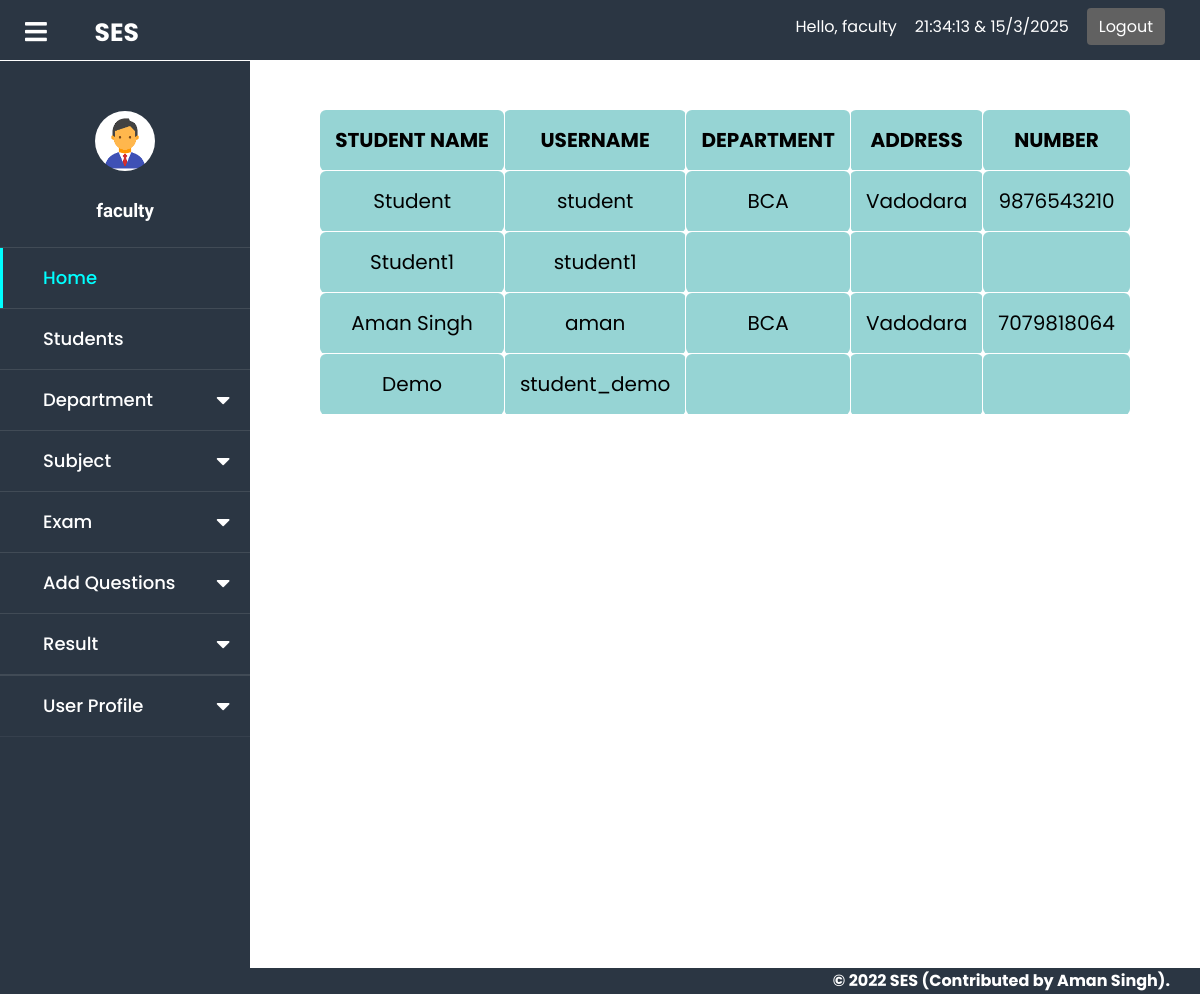
Page /faculty/viewstudent/ (signed in) on the earlier database version.
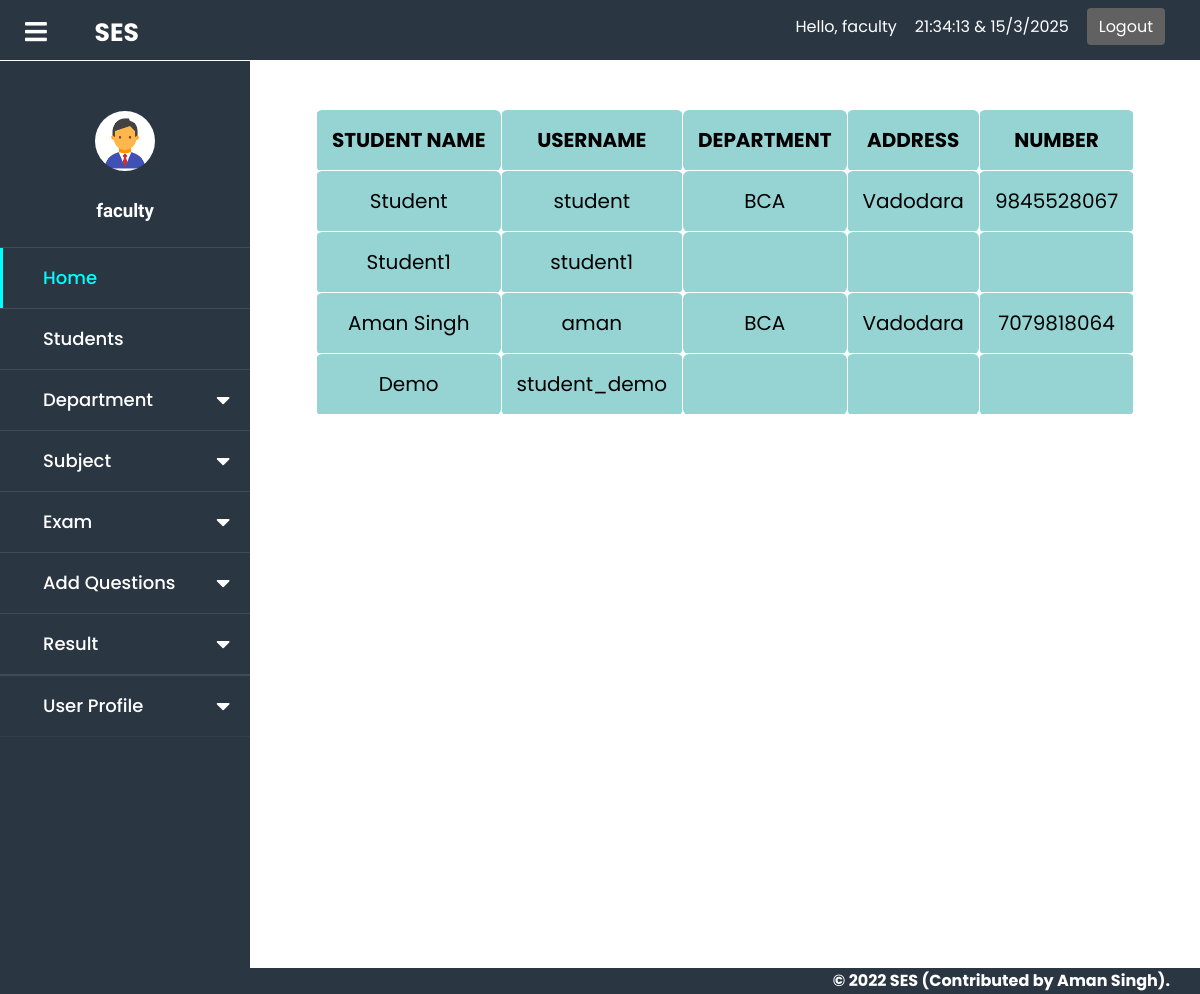
Same page on the later database version.
### student/models.py (models this page shows, shortened)
class StudentInfo(models.Model):
    user = models.OneToOneField(User, on_delete=models.CASCADE)
    name = models.CharField(max_length=50, blank=True)
    address = models.CharField(max_length=50, blank=True)
    number = models.CharField(max_length=12, blank=True)
    department = models.CharField(max_length=12, blank=True)
    class Meta:
        verbose_name_plural = 'Student Info'

### faculty/views.py (the view)
# urls.py: path('viewstudent/', views.ViewStud, name='viewstudent'),
@login_required(login_url='login')
def ViewStud(request):
    if request.method == 'GET':
        stud = StudentInfo.objects.all()
        context = {
            'username': request.user,
            "stud": stud,
        }
        return render(request, 'faculty/viewstudent.html', context)

### templates/faculty/viewstudent.html (shortened to what this page needs)
{% extends 'faculty/base.html' %}
{% load static %}
{% block body%}
<div class="viewexam">
    <center>
    <table>
        <tr>
            <th>STUDENT NAME</th>
            <th>USERNAME</th>
            <th>DEPARTMENT</th>
            <th>ADDRESS</th>
            <th>NUMBER</th>
        </tr>
        {% for s in stud %}
        <tr>
            <td>{{s.name}}</td>
            <td>{{s.user}}</td>
            <td>{{s.department}}</td>
            <td>{{s.address}}</td>
            <td>{{s.number}}</td>
        </tr>
        {% endfor %}
    </table>
    </center>
</div>
{% endblock %}

Differences in the rows shown:
changed StudentInfo "Student": number "9876543210" → "9845528067"
